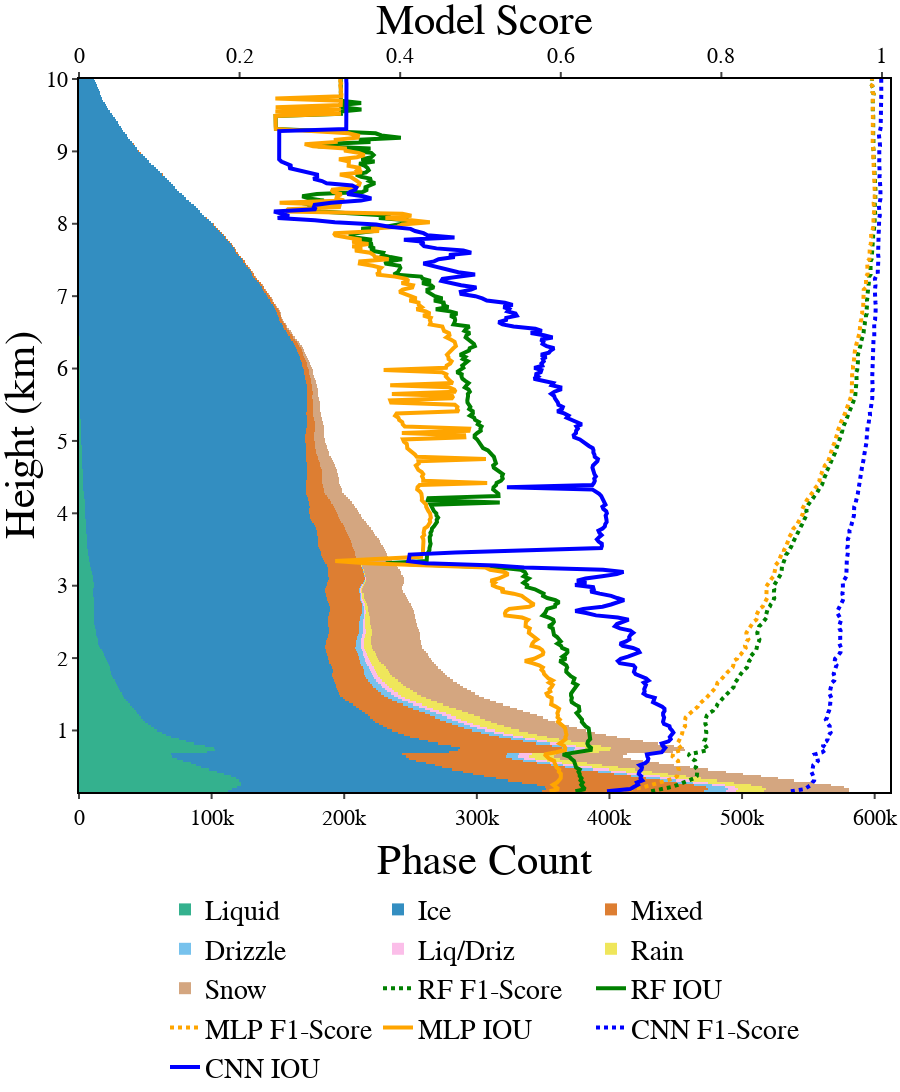

The cell this chart's notebook holds for it:
### Code cell
fig = create_figure(
    size=(900, 1200),
    legend_loc=(0.5, -0.13),
    xaxis=dict(title="Model Score", range=[0.0, 1.01], overlaying='x2', side="top"),
    xaxis2=dict(title="Phase Count", side="bottom"),
    yaxis=dict(title="Height (km)", range=[0.15, 10]),
    legend=dict(bgcolor=None, xanchor="center"),
)

# Plot counts
phases = {
    "liquid": "Liquid", 
    "ice": "Ice", 
    "mixed": "Mixed", 
    "drizzle": "Drizzle", 
    "liq_driz": "Liq/Driz", 
    "rain": "Rain", 
    "snow": "Snow",
    # "avg": "Avg",
}
count_traces = []
for phase, phase_label in phases.items():
    color = cblind_cmap[phase]
    if isinstance(color, tuple):
        color = rgb_to_hex(color)
    count_traces.append(
        go.Bar(
            x=count_pivot[phase],
            y=count_pivot["height"],
            orientation="h",
            marker_line_width=0,
            marker_color=color,
            name=phase_label,
            opacity=0.8,
            xaxis="x2",
        )
    )
fig.add_traces(count_traces)


# Plot metric lines
metric_traces = []
# model = "cnnB"
models_to_plot = {
    "rf": ("RF", "green"),
    "mlp": ("MLP", "orange"),
    "cnnB": ("CNN", "blue"),
}
metrics_to_plot = {
    "f1": ("F1-Score", "dot"),
    "iou": ("IOU", "solid")
}
for model, (model_label, color) in models_to_plot.items():
    for metric, (metric_label, line_style) in metrics_to_plot.items():
        model_scores = metrics_df[metrics_df["model"] == model]
        metric_traces.append(
            go.Scatter(
                x=model_scores[metric],
                y=model_scores["height"],
                line=dict(
                    color=color,
                    width=4,
                    dash=line_style,
                ),
                name=f"{model_label} {metric_label}",
            )
        )
fig.add_traces(metric_traces)
fig.write_image("figures/height_scores.png", scale=5)
fig.show()

### Figure 1 — Plotly figure (JSON) as saved in the notebook; plotly's stock layout.template omitted (floating-point values rounded to 4 significant figures; data arrays with more than 128 entries replaced by an {"elided": "..."} marker saying what was removed)
{"data": [{"marker": {"color": "#029e73", "line": {"width": 0}}, "name": "Liquid", "opacity": 0.8, "orientation": "h", "type": "bar", "x": {"elided": "384 int values"}, "xaxis": "x2", "y": {"elided": "384 float values"}}, {"marker": {"color": "#0173b2", "line": {"width": 0}}, "name": "Ice", "opacity": 0.8, "orientation": "h", "type": "bar", "x": {"elided": "384 int values"}, "xaxis": "x2", "y": {"elided": "384 float values"}}, {"marker": {"color": "#d55e00", "line": {"width": 0}}, "name": "Mixed", "opacity": 0.8, "orientation": "h", "type": "bar", "x": {"elided": "384 int values"}, "xaxis": "x2", "y": {"elided": "384 float values"}}, {"marker": {"color": "#56b4e9", "line": {"width": 0}}, "name": "Drizzle", "opacity": 0.8, "orientation": "h", "type": "bar", "x": {"elided": "384 int values"}, "xaxis": "x2", "y": {"elided": "384 float values"}}, {"marker": {"color": "#fbafe4", "line": {"width": 0}}, "name": "Liq/Driz", "opacity": 0.8, "orientation": "h", "type": "bar", "x": {"elided": "384 int values"}, "xaxis": "x2", "y": {"elided": "384 float values"}}, {"marker": {"color": "#ece133", "line": {"width": 0}}, "name": "Rain", "opacity": 0.8, "orientation": "h", "type": "bar", "x": {"elided": "384 int values"}, "xaxis": "x2", "y": {"elided": "384 float values"}}, {"marker": {"color": "#ca9161", "line": {"width": 0}}, "name": "Snow", "opacity": 0.8, "orientation": "h", "type": "bar", "x": {"elided": "384 int values"}, "xaxis": "x2", "y": {"elided": "384 float values"}}, {"line": {"color": "green", "dash": "dot", "width": 4}, "name": "RF F1-Score", "type": "scatter", "x": {"elided": "384 float values"}, "y": {"elided": "384 float values"}}, {"line": {"color": "green", "dash": "solid", "width": 4}, "name": "RF IOU", "type": "scatter", "x": {"elided": "384 float values"}, "y": {"elided": "384 float values"}}, {"line": {"color": "orange", "dash": "dot", "width": 4}, "name": "MLP F1-Score", "type": "scatter", "x": {"elided": "384 float values"}, "y": {"elided": "384 float values"}}, {"line": {"color": "orange", "dash": "solid", "width": 4}, "name": "MLP IOU", "type": "scatter", "x": {"elided": "384 float values"}, "y": {"elided": "384 float values"}}, {"line": {"color": "blue", "dash": "dot", "width": 4}, "name": "CNN F1-Score", "type": "scatter", "x": {"elided": "384 float values"}, "y": {"elided": "384 float values"}}, {"line": {"color": "blue", "dash": "solid", "width": 4}, "name": "CNN IOU", "type": "scatter", "x": {"elided": "384 float values"}, "y": {"elided": "384 float values"}}], "layout": {"bargap": 0, "bargroupgap": 0, "barmode": "stack", "font": {"color": "black", "family": "serif", "size": 36}, "height": 1200, "legend": {"font": {"size": 28}, "orientation": "h", "traceorder": "normal", "x": 0.5, "xanchor": "center", "y": -0.13}, "margin": {"b": 0, "l": 0, "r": 10, "t": 0}, "plot_bgcolor": "white", "width": 900, "xaxis": {"linecolor": "black", "linewidth": 2, "mirror": true, "overlaying": "x2", "range": [0, 1.01], "showline": true, "side": "top", "tickfont": {"size": 22}, "ticks": "outside", "tickwidth": 2, "title": {"text": "Model Score"}}, "xaxis2": {"linecolor": "black", "linewidth": 2, "showline": true, "side": "bottom", "tickfont": {"size": 22}, "ticks": "outside", "tickwidth": 2, "title": {"text": "Phase Count"}}, "yaxis": {"linecolor": "black", "linewidth": 2, "mirror": true, "range": [0.15, 10], "showgrid": false, "showline": true, "side": "left", "tickfont": {"size": 22}, "ticks": "outside", "tickwidth": 2, "title": {"text": "Height (km)"}}, "yaxis2": {"linecolor": "black", "linewidth": 2, "overlaying": "y", "showgrid": false, "showline": true, "side": "right", "tickfont": {"size": 22}, "ticks": "outside", "tickwidth": 2}}}
